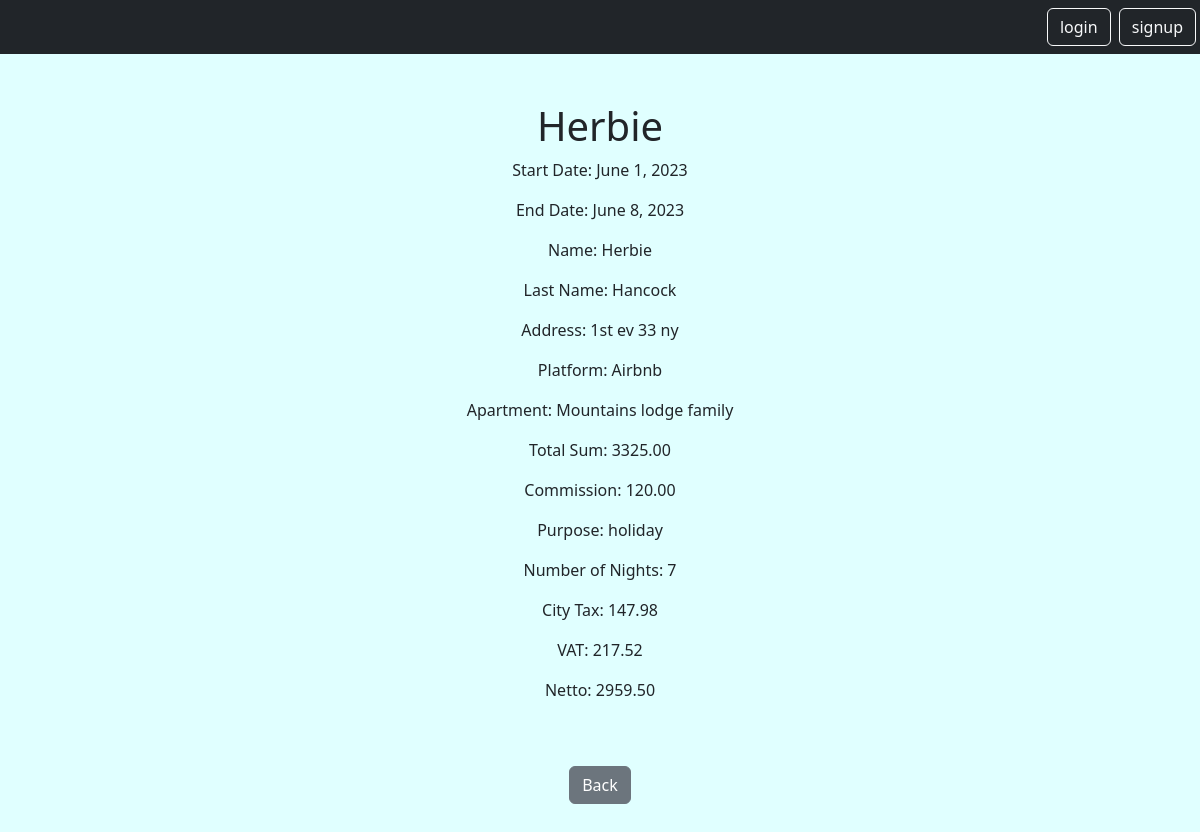
Page /mini/invoice/2/ on the committed database.
### reservation/models.py (models this page shows, shortened)
class Reservation(models.Model):
    PURPOSE_CHOICES = [
        ("holiday", "holiday"),
        ("business", "business"),
        ("no-show", "no-show"),
    ]
    id = models.AutoField(primary_key=True)
    start_date = models.DateField(null=True)
    end_date = models.DateField(null=True)
    name = models.CharField(max_length=255)
    lname = models.CharField(max_length=255, blank=True)
    company = models.CharField(max_length=255, blank=True, null=True)
    address = models.CharField(max_length=255, blank=True, null=True)
    email = models.EmailField(blank=True, null=True)
    number_of_guests = models.IntegerField(blank=True)
    nationality = models.CharField(max_length=255, blank=True, null=True)
    t_sum = models.DecimalField(max_digits=10, decimal_places=2)
    commission = models.DecimalField(max_digits=10, decimal_places=2)
    rech_num = models.CharField(max_length=255, blank=True)
    link = models.URLField(blank=True, null=True)
    purpose = models.CharField(max_length=255, choices=PURPOSE_CHOICES, blank=True)
    comment = models.TextField(blank=True, null=True)
    user = models.ForeignKey(
        CustomUser, on_delete=models.CASCADE, related_name="reservation"
    )
    platform = models.ForeignKey(
        Platform, on_delete=models.CASCADE, related_name="reservation"
    )
    apartment = models.ForeignKey(
        Apartment, on_delete=models.CASCADE, related_name="reservation"
    )
    def get_applicable_tax_rate(self):
        try:
            result = TaxRate.objects.filter(start_date__lte=self.start_date).latest(
                "start_date"
            )
            print(result)
            return result
        except TaxRate.DoesNotExist:
            return None
    def calculate_vat(self):
        tax_rate = self.get_applicable_tax_rate()
        if tax_rate:
            sum_no_vat = self.t_sum / (1 + (tax_rate.vat_rate / 100))
            return self.t_sum - sum_no_vat
        return 0
    def calculate_citytax(self):
        tax_rate = self.get_applicable_tax_rate()
        if tax_rate:
            sum_no_vat = self.t_sum / (1 + (tax_rate.vat_rate / 100))
            sum_no_vat_no_citytax = (self.t_sum - self.calculate_vat()) / (
                1 + (tax_rate.citytax_rate / 100)
            )
            return sum_no_vat - sum_no_vat_no_citytax
        return 0
    def calculate_netto(self):
        vat = self.calculate_vat()
        if self.purpose == "holiday":
            citytax = self.calculate_citytax()
            return self.t_sum - citytax - vat
        else:
            return self.t_sum - vat

class Platform(models.Model):
    user = models.ForeignKey(
        CustomUser,
        on_delete=models.CASCADE,
        related_name="platform",
        null=True,
        blank=True,
    )
    id = models.AutoField(primary_key=True)
    name = models.CharField(max_length=255, blank=True)
    address = models.CharField(max_length=255, blank=True)
    kundennummer = models.CharField(max_length=255, blank=True)
    tel = models.CharField(max_length=255, blank=True)
    login = models.CharField(max_length=255, blank=True)
    url = models.URLField(blank=True, null=True)
    def __str__(self):
        return self.name

class Apartment(models.Model):
    user = models.ForeignKey(
        CustomUser,
        on_delete=models.CASCADE,
        related_name="apartment",
        null=True,
        blank=True,
    )
    id = models.AutoField(primary_key=True)
    name = models.CharField(max_length=255)
    address = models.CharField(max_length=255)
    date_contract = models.DateField()
    def __str__(self):
        return self.name

### reservation/views.py (the view)
# urls.py: path("invoice/<int:pk>/", views.InvoiceDetailView.as_view(), name="invoice.detail"),
class InvoiceDetailView(DetailView):
    model = Reservation
    template_name = "invoice/inv_detail.html"
    context_object_name = "reservation"
    def get_context_data(self, **kwargs):
        context = super().get_context_data(**kwargs)
        reservation = self.object
        number_of_nights = (reservation.end_date - reservation.start_date).days
        citytax = reservation.calculate_citytax()
        vat = reservation.calculate_vat()
        netto = reservation.calculate_netto()
        context["number_of_nights"] = number_of_nights
        context["citytax"] = citytax
        context["vat"] = vat
        context["netto"] = netto
        return context

### reservation/models.py (called while the page is built)
    def __str__(self):
        return self.tax_zone

### reservation/templates/invoice/inv_detail.html (shortened to what this page needs)
{% extends 'base.html' %}
{% block content %}
<div class="invoice">
    <h1>{{ reservation.name }}</h1>
    <p>Start Date: {{ reservation.start_date }}</p>
    <p>End Date: {{ reservation.end_date }}</p>
    <p>Name: {{ reservation.name }}</p>
    <p>Last Name: {{ reservation.lname }}</p>
    <p>Address: {{ reservation.address }}</p>
    <p>Platform: {{ reservation.platform }}</p>
    <p>Apartment: {{ reservation.apartment }}</p>
    <p>Total Sum: {{ reservation.t_sum }}</p>
    <p>Commission: {{ reservation.commission }}</p>
    <p>Purpose: {{ reservation.purpose }}</p>
    <p>Number of Nights: {{ number_of_nights }}</p>
    {% if reservation.purpose == 'holiday' %}
        <p>City Tax: {{ citytax|floatformat:2 }}</p>
    {% endif %}
    <p>VAT: {{ vat|floatformat:2 }}</p>
    <p>Netto: {{ netto|floatformat:2 }}</p>
    <a href="{% url 'invoice.list' %}" class="btn btn-secondary my-5">Back</a>
</div>
{% endblock %}

### static/templates/base.html (style rules this page uses)
body { background: lightcyan; }

### rows in the picture
Reservation: name "Herbie", start_date "June 1, 2023", end_date "June 8, 2023", lname "Hancock", address "1st ev 33 ny", platform "Airbnb", apartment "Mountains lodge family", t_sum "3325.00", commission "120.00", purpose "holiday"

### other values in the picture
{{ number_of_nights }} "7"
{{ citytax|floatformat:2 }} "147.98"
{{ vat|floatformat:2 }} "217.52"
{{ netto|floatformat:2 }} "2959.50"
